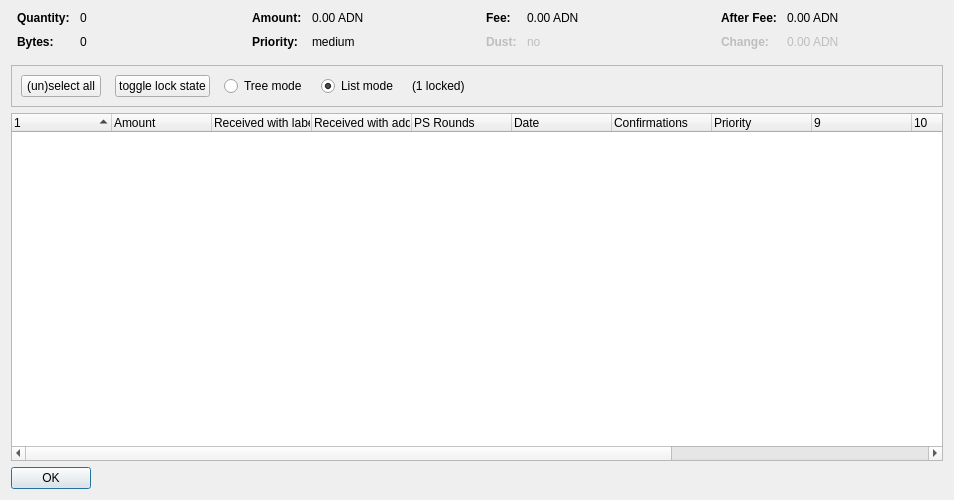
<?xml version="1.0" encoding="UTF-8"?>
<ui version="4.0">
 <class>CoinControlDialog</class>
 <widget class="QDialog" name="CoinControlDialog">
  <property name="geometry">
   <rect>
    <x>0</x>
    <y>0</y>
    <width>954</width>
    <height>500</height>
   </rect>
  </property>
  <property name="windowTitle">
   <string>Coin Selection</string>
  </property>
  <layout class="QVBoxLayout" name="verticalLayout">
   <item>
    <layout class="QHBoxLayout" name="horizontalLayoutTop" stretch="0,0,0,0">
     <property name="topMargin">
      <number>0</number>
     </property>
     <property name="bottomMargin">
      <number>10</number>
     </property>
     <item>
      <layout class="QFormLayout" name="formLayoutCoinControl1">
       <property name="horizontalSpacing">
        <number>10</number>
       </property>
       <property name="verticalSpacing">
        <number>10</number>
       </property>
       <property name="leftMargin">
        <number>6</number>
       </property>
       <property name="rightMargin">
        <number>6</number>
       </property>
       <item row="0" column="0">
        <widget class="QLabel" name="labelCoinControlQuantityText">
         <property name="font">
          <font>
           <weight>75</weight>
           <bold>true</bold>
          </font>
         </property>
         <property name="text">
          <string>Quantity:</string>
         </property>
        </widget>
       </item>
       <item row="0" column="1">
        <widget class="QLabel" name="labelCoinControlQuantity">
         <property name="cursor">
          <cursorShape>IBeamCursor</cursorShape>
         </property>
         <property name="contextMenuPolicy">
          <enum>Qt::ActionsContextMenu</enum>
         </property>
         <property name="text">
          <string notr="true">0</string>
         </property>
         <property name="textInteractionFlags">
          <set>Qt::LinksAccessibleByMouse|Qt::TextSelectableByKeyboard|Qt::TextSelectableByMouse</set>
         </property>
        </widget>
       </item>
       <item row="1" column="0">
        <widget class="QLabel" name="labelCoinControlBytesText">
         <property name="font">
          <font>
           <weight>75</weight>
           <bold>true</bold>
          </font>
         </property>
         <property name="text">
          <string>Bytes:</string>
         </property>
        </widget>
       </item>
       <item row="1" column="1">
        <widget class="QLabel" name="labelCoinControlBytes">
         <property name="cursor">
          <cursorShape>IBeamCursor</cursorShape>
         </property>
         <property name="contextMenuPolicy">
          <enum>Qt::ActionsContextMenu</enum>
         </property>
         <property name="text">
          <string notr="true">0</string>
         </property>
         <property name="textInteractionFlags">
          <set>Qt::LinksAccessibleByMouse|Qt::TextSelectableByKeyboard|Qt::TextSelectableByMouse</set>
         </property>
        </widget>
       </item>
      </layout>
     </item>
     <item>
      <layout class="QFormLayout" name="formLayoutCoinControl2">
       <property name="horizontalSpacing">
        <number>10</number>
       </property>
       <property name="verticalSpacing">
        <number>10</number>
       </property>
       <property name="leftMargin">
        <number>6</number>
       </property>
       <property name="rightMargin">
        <number>6</number>
       </property>
       <item row="0" column="0">
        <widget class="QLabel" name="labelCoinControlAmountText">
         <property name="font">
          <font>
           <weight>75</weight>
           <bold>true</bold>
          </font>
         </property>
         <property name="text">
          <string>Amount:</string>
         </property>
        </widget>
       </item>
       <item row="0" column="1">
        <widget class="QLabel" name="labelCoinControlAmount">
         <property name="cursor">
          <cursorShape>IBeamCursor</cursorShape>
         </property>
         <property name="contextMenuPolicy">
          <enum>Qt::ActionsContextMenu</enum>
         </property>
         <property name="text">
          <string notr="true">0.00 ADN</string>
         </property>
         <property name="textInteractionFlags">
          <set>Qt::LinksAccessibleByMouse|Qt::TextSelectableByKeyboard|Qt::TextSelectableByMouse</set>
         </property>
        </widget>
       </item>
       <item row="1" column="0">
        <widget class="QLabel" name="labelCoinControlPriorityText">
         <property name="font">
          <font>
           <weight>75</weight>
           <bold>true</bold>
          </font>
         </property>
         <property name="text">
          <string>Priority:</string>
         </property>
        </widget>
       </item>
       <item row="1" column="1">
        <widget class="QLabel" name="labelCoinControlPriority">
         <property name="cursor">
          <cursorShape>IBeamCursor</cursorShape>
         </property>
         <property name="contextMenuPolicy">
          <enum>Qt::ActionsContextMenu</enum>
         </property>
         <property name="text">
          <string>medium</string>
         </property>
         <property name="textInteractionFlags">
          <set>Qt::LinksAccessibleByMouse|Qt::TextSelectableByKeyboard|Qt::TextSelectableByMouse</set>
         </property>
        </widget>
       </item>
      </layout>
     </item>
     <item>
      <layout class="QFormLayout" name="formLayoutCoinControl3">
       <property name="horizontalSpacing">
        <number>10</number>
       </property>
       <property name="verticalSpacing">
        <number>10</number>
       </property>
       <property name="leftMargin">
        <number>6</number>
       </property>
       <property name="rightMargin">
        <number>6</number>
       </property>
       <item row="0" column="0">
        <widget class="QLabel" name="labelCoinControlFeeText">
         <property name="font">
          <font>
           <weight>75</weight>
           <bold>true</bold>
          </font>
         </property>
         <property name="text">
          <string>Fee:</string>
         </property>
        </widget>
       </item>
       <item row="0" column="1">
        <widget class="QLabel" name="labelCoinControlFee">
         <property name="cursor">
          <cursorShape>IBeamCursor</cursorShape>
         </property>
         <property name="contextMenuPolicy">
          <enum>Qt::ActionsContextMenu</enum>
         </property>
         <property name="text">
          <string notr="true">0.00 ADN</string>
         </property>
         <property name="textInteractionFlags">
          <set>Qt::LinksAccessibleByMouse|Qt::TextSelectableByKeyboard|Qt::TextSelectableByMouse</set>
         </property>
        </widget>
       </item>
       <item row="1" column="0">
        <widget class="QLabel" name="labelCoinControlLowOutputText">
         <property name="enabled">
          <bool>false</bool>
         </property>
         <property name="font">
          <font>
           <weight>75</weight>
           <bold>true</bold>
          </font>
         </property>
         <property name="text">
          <string>Dust:</string>
         </property>
        </widget>
       </item>
       <item row="1" column="1">
        <widget class="QLabel" name="labelCoinControlLowOutput">
         <property name="enabled">
          <bool>false</bool>
         </property>
         <property name="cursor">
          <cursorShape>IBeamCursor</cursorShape>
         </property>
         <property name="contextMenuPolicy">
          <enum>Qt::ActionsContextMenu</enum>
         </property>
         <property name="text">
          <string>no</string>
         </property>
         <property name="textInteractionFlags">
          <set>Qt::LinksAccessibleByMouse|Qt::TextSelectableByKeyboard|Qt::TextSelectableByMouse</set>
         </property>
        </widget>
       </item>
      </layout>
     </item>
     <item>
      <layout class="QFormLayout" name="formLayoutCoinControl4">
       <property name="horizontalSpacing">
        <number>10</number>
       </property>
       <property name="verticalSpacing">
        <number>10</number>
       </property>
       <property name="leftMargin">
        <number>6</number>
       </property>
       <property name="rightMargin">
        <number>6</number>
       </property>
       <item row="0" column="0">
        <widget class="QLabel" name="labelCoinControlAfterFeeText">
         <property name="font">
          <font>
           <weight>75</weight>
           <bold>true</bold>
          </font>
         </property>
         <property name="text">
          <string>After Fee:</string>
         </property>
        </widget>
       </item>
       <item row="0" column="1">
        <widget class="QLabel" name="labelCoinControlAfterFee">
         <property name="cursor">
          <cursorShape>IBeamCursor</cursorShape>
         </property>
         <property name="contextMenuPolicy">
          <enum>Qt::ActionsContextMenu</enum>
         </property>
         <property name="text">
          <string notr="true">0.00 ADN</string>
         </property>
         <property name="textInteractionFlags">
          <set>Qt::LinksAccessibleByMouse|Qt::TextSelectableByKeyboard|Qt::TextSelectableByMouse</set>
         </property>
        </widget>
       </item>
       <item row="1" column="0">
        <widget class="QLabel" name="labelCoinControlChangeText">
         <property name="enabled">
          <bool>false</bool>
         </property>
         <property name="font">
          <font>
           <weight>75</weight>
           <bold>true</bold>
          </font>
         </property>
         <property name="text">
          <string>Change:</string>
         </property>
        </widget>
       </item>
       <item row="1" column="1">
        <widget class="QLabel" name="labelCoinControlChange">
         <property name="enabled">
          <bool>false</bool>
         </property>
         <property name="cursor">
          <cursorShape>IBeamCursor</cursorShape>
         </property>
         <property name="contextMenuPolicy">
          <enum>Qt::ActionsContextMenu</enum>
         </property>
         <property name="text">
          <string notr="true">0.00 ADN</string>
         </property>
         <property name="textInteractionFlags">
          <set>Qt::LinksAccessibleByMouse|Qt::TextSelectableByKeyboard|Qt::TextSelectableByMouse</set>
         </property>
        </widget>
       </item>
      </layout>
     </item>
    </layout>
   </item>
   <item>
    <widget class="QFrame" name="frame">
     <property name="minimumSize">
      <size>
       <width>0</width>
       <height>40</height>
      </size>
     </property>
     <property name="frameShape">
      <enum>QFrame::StyledPanel</enum>
     </property>
     <property name="frameShadow">
      <enum>QFrame::Sunken</enum>
     </property>
     <layout class="QHBoxLayout" name="horizontalLayout">
      <item>
       <layout class="QHBoxLayout" name="horizontalLayoutPanel" stretch="0,0,0,0,0,0">
        <property name="spacing">
         <number>14</number>
        </property>
        <item>
         <widget class="QPushButton" name="pushButtonSelectAll">
          <property name="sizePolicy">
           <sizepolicy hsizetype="Maximum" vsizetype="Fixed">
            <horstretch>0</horstretch>
            <verstretch>0</verstretch>
           </sizepolicy>
          </property>
          <property name="text">
           <string>(un)select all</string>
          </property>
          <property name="autoDefault">
           <bool>false</bool>
          </property>
         </widget>
        </item>
        <item>
         <widget class="QPushButton" name="pushButtonToggleLock">
          <property name="sizePolicy">
           <sizepolicy hsizetype="Maximum" vsizetype="Fixed">
            <horstretch>0</horstretch>
            <verstretch>0</verstretch>
           </sizepolicy>
          </property>
          <property name="text">
           <string>toggle lock state</string>
          </property>
          <property name="autoDefault">
           <bool>false</bool>
          </property>
         </widget>
        </item>
        <item>
         <widget class="QRadioButton" name="radioTreeMode">
          <property name="sizePolicy">
           <sizepolicy hsizetype="Maximum" vsizetype="Fixed">
            <horstretch>0</horstretch>
            <verstretch>0</verstretch>
           </sizepolicy>
          </property>
          <property name="text">
           <string>Tree mode</string>
          </property>
         </widget>
        </item>
        <item>
         <widget class="QRadioButton" name="radioListMode">
          <property name="sizePolicy">
           <sizepolicy hsizetype="Maximum" vsizetype="Fixed">
            <horstretch>0</horstretch>
            <verstretch>0</verstretch>
           </sizepolicy>
          </property>
          <property name="text">
           <string>List mode</string>
          </property>
          <property name="checked">
           <bool>true</bool>
          </property>
         </widget>
        </item>
        <item>
         <widget class="QLabel" name="labelLocked">
          <property name="text">
           <string>(1 locked)</string>
          </property>
         </widget>
        </item>
        <item>
         <spacer name="horizontalSpacer">
          <property name="orientation">
           <enum>Qt::Horizontal</enum>
          </property>
          <property name="sizeHint" stdset="0">
           <size>
            <width>40</width>
            <height>20</height>
           </size>
          </property>
         </spacer>
        </item>
       </layout>
      </item>
     </layout>
    </widget>
   </item>
   <item>
    <widget class="CoinControlTreeWidget" name="treeWidget">
     <property name="contextMenuPolicy">
      <enum>Qt::CustomContextMenu</enum>
     </property>
     <property name="sortingEnabled">
      <bool>false</bool>
     </property>
     <property name="columnCount">
      <number>13</number>
     </property>
     <attribute name="headerShowSortIndicator" stdset="0">
      <bool>true</bool>
     </attribute>
     <attribute name="headerStretchLastSection">
      <bool>false</bool>
     </attribute>
     <column>
      <property name="text">
       <string/>
      </property>
     </column>
     <column>
      <property name="text">
       <string>Amount</string>
      </property>
     </column>
     <column>
      <property name="text">
       <string>Received with label</string>
      </property>
     </column>
     <column>
      <property name="text">
       <string>Received with address</string>
      </property>
     </column>
     <column>
      <property name="text">
       <string>PS Rounds</string>
      </property>
     </column>
     <column>
      <property name="text">
       <string>Date</string>
      </property>
     </column>
     <column>
      <property name="text">
       <string>Confirmations</string>
      </property>
      <property name="toolTip">
       <string>Confirmed</string>
      </property>
     </column>
     <column>
      <property name="text">
       <string>Priority</string>
      </property>
     </column>
     <column>
      <property name="text">
       <string/>
      </property>
     </column>
     <column>
      <property name="text">
       <string/>
      </property>
     </column>
     <column>
      <property name="text">
       <string/>
      </property>
     </column>
     <column>
      <property name="text">
       <string/>
      </property>
     </column>
     <column>
      <property name="text">
       <string/>
      </property>
     </column>
    </widget>
   </item>
   <item>
    <widget class="QDialogButtonBox" name="buttonBox">
     <property name="sizePolicy">
      <sizepolicy hsizetype="Maximum" vsizetype="Fixed">
       <horstretch>0</horstretch>
       <verstretch>0</verstretch>
      </sizepolicy>
     </property>
     <property name="orientation">
      <enum>Qt::Horizontal</enum>
     </property>
     <property name="standardButtons">
      <set>QDialogButtonBox::Ok</set>
     </property>
    </widget>
   </item>
  </layout>
 </widget>
 <customwidgets>
  <customwidget>
   <class>CoinControlTreeWidget</class>
   <extends>QTreeWidget</extends>
   <header>coincontroltreewidget.h</header>
  </customwidget>
 </customwidgets>
 <resources/>
 <connections/>
</ui>
